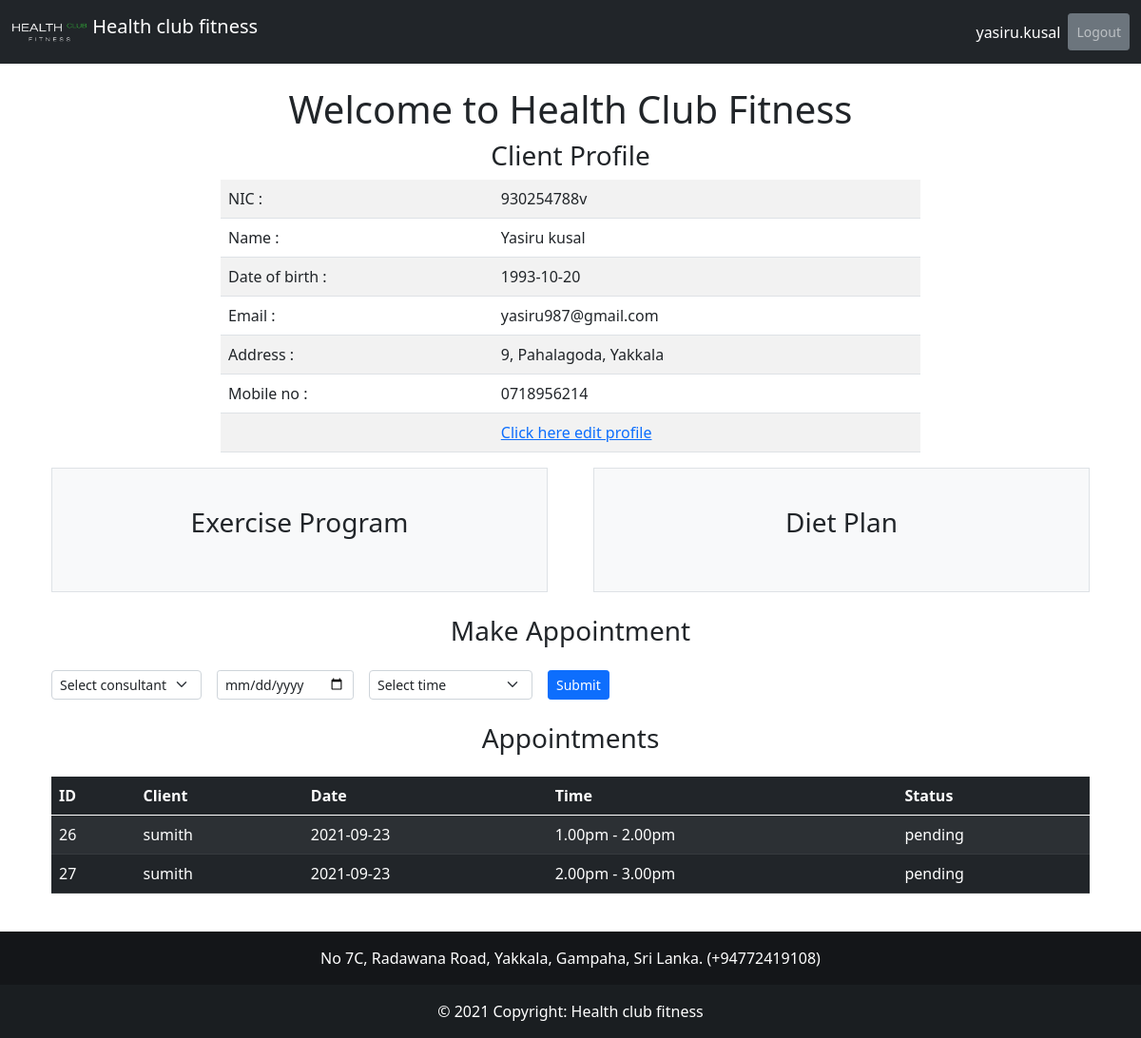
The app's page /client_dashboard.php (signed in) with its own data.
### tables this page shows
CREATE TABLE IF NOT EXISTS `client` (
  `nic` varchar(15) NOT NULL,
  `name` varchar(50) NOT NULL,
  `gender` varchar(20) NOT NULL,
  `dob` varchar(10) NOT NULL,
  `email` varchar(50) NOT NULL,
  `address` varchar(100) NOT NULL,
  `mobile_no` varchar(10) NOT NULL,
  `weight` varchar(3) NOT NULL,
  `height` varchar(3) NOT NULL,
  `injuries` varchar(200) NOT NULL,
  `non_spread_diseases` varchar(200) NOT NULL,
  `attendance` varchar(1) NOT NULL,
  `food_consumption` varchar(200) NOT NULL,
  `client_username` varchar(50) NOT NULL,
  `password` varchar(20) NOT NULL,
  `date_joined` timestamp NOT NULL DEFAULT CURRENT_TIMESTAMP,
  `deletion_indicator` varchar(20) DEFAULT NULL,
  PRIMARY KEY (`nic`)
);

CREATE TABLE IF NOT EXISTS `appointment` (
  `id` int(20) NOT NULL AUTO_INCREMENT,
  `client_username` varchar(20) NOT NULL,
  `consultant_username` varchar(50) NOT NULL,
  `appointment_date` varchar(10) NOT NULL,
  `appointment_time` varchar(20) NOT NULL,
  `status` varchar(10) NOT NULL,
  `date_created` timestamp NOT NULL DEFAULT CURRENT_TIMESTAMP,
  `deletion_indicator` varchar(20) DEFAULT NULL,
  PRIMARY KEY (`id`)
);

### client_dashboard.php (the view, shortened to what this page needs)
<?php
  include "connection/connection2.php";
  $username = $_SESSION['ClientUser'];
  $appointment_list = '';
  $query = "SELECT id,consultant_username,appointment_date,appointment_time,status FROM appointment WHERE deletion_indicator IS NULL AND client_username ='$username' ORDER BY id";
  $appointments = mysqli_query($connection, $query);
      while ($appointment = mysqli_fetch_assoc($appointments)) {
      $appointment_list .= "<tr>";
      $appointment_list .= "<td>{$appointment['id']}</td>";
      $appointment_list .= "<td>{$appointment['consultant_username']}</td>";
      $appointment_list .= "<td>{$appointment['appointment_date']}</td>";
      $appointment_list .= "<td>{$appointment['appointment_time']}</td>";
      $appointment_list .= "<td>{$appointment['status']}</td>";
      $appointment_list .= "</tr>";
    }
 ?>
<!DOCTYPE html>
<html lang="en">
<head>
    <link href="https://cdn.jsdelivr.net/npm/bootstrap@5.0.1/dist/css/bootstrap.min.css" rel="stylesheet">
</head>
<body>
<nav class="navbar navbar-expand-lg navbar-dark bg-dark ">
  <div class="container-fluid">
    <a class="navbar-brand" href="#">
    <img src="image/logo/HealthClubLogo.png" alt="" width="80" height="40" class="d-inline-block align-text-top">
        Health club fitness</a>
    <div class="collapse navbar-collapse" id="navbarNav">
      <ul class="navbar-nav ms-auto mb-2 mb-lg-0">
        <li class="nav-item">
          <a class="nav-link" href=""></a>
        </li>
        <li class="nav-item">
          <a class="nav-link active"><?php echo $_SESSION['ClientUser']; ?></a>
        </li>
        <li class="nav-item">
            <a class="nav-link btn btn-secondary btn-sm" role="button" href = "logout.php">Logout</a>
        </li>
      </ul>
    </div>
  </div>
</nav>
<h1 class="text-center">Welcome to Health Club Fitness</h1>
<div class="container">
    <div class="row">
        <div class="col-lg-8 offset-lg-2">
            <h3 class="text-center">Client Profile</h3>
<table class="table table-striped">
<?php
include "connection/connection.php";
$username = $_SESSION['ClientUser'];
$records = mysqli_query($db,"SELECT nic,name,dob,email,address,mobile_no FROM client WHERE deletion_indicator IS NULL AND client_username='$username' ");
while($data = mysqli_fetch_array($records))
{
?>
    <tr><td>NIC :</td>              <td> <?php echo $data['nic']; ?> </td></tr>
    <tr><td>Name :</td>             <td> <?php echo $data['name']; ?> </td></tr>
    <tr><td>Date of birth :</td>    <td> <?php echo $data['dob']; ?> </td></tr>
    <tr><td>Email :</td>            <td> <?php echo $data['email']; ?> </td></tr>
    <tr><td>Address :</td>          <td> <?php echo $data['address']; ?> </td></tr>
    <tr><td>Mobile no :</td>        <td> <?php echo $data['mobile_no']; ?> </td></tr>
    <tr><td></td>     <td> <a href=client_update.php?nic=<?php echo $data['nic'] ?>>Click here edit profile</a> </td></tr>
<?php
}
?>
</table>
        </div>
    </div>
</div>
<div class="container px-4">
  <div class="row gx-5">
    <div class="col">
     <div class="p-3 border bg-light">
        <h3 class="text-center">Exercise Program</h3>
     </div>
    </div>
    <div class="col">
      <div class="p-3 border bg-light">
            <h3 class="text-center">Diet Plan</h3>
      </div>
    </div>
  </div>
</div>
<h3 class="text-center">Make Appointment</h3>
<div class="container px-4">
<form method="post" action="" enctype="multipart/form-data" class="row gy-2 gx-3 align-items-center">
    <div class="col-auto">
      <select class="form-select form-select-sm" aria-label=".form-select-sm example" name="consultant" id="consultant" required>
        <option value="">Select consultant</option>
      </select>
    </div>
    <div class="col-auto">
     <input class="form-control form-control-sm" placeholder="Date" type="date" id="somedate" name="somedate" required>
    </div>
    <div class="col-auto">
    <select class="form-select form-select-sm" aria-label=".form-select-sm example" id="time" name="time" required>
        <option value="">Select time</option>
    </select>
    </div>
    <div class="col-auto">
      <button class="btn btn-primary btn-sm" type="submit" name="submit" id="submit">Submit</button>
    </div>
  </form>
</div>
<h3 class="text-center">Appointments</h3>
<div class="container-sm table-responsive px-4">
  <table class="table table-dark table-striped">
    <thead>
      <tr>
        <th>ID</th>
        <th>Client</th>
        <th>Date</th>
        <th>Time</th>
        <th>Status</th>
      </tr>
    </thead>
      <tbody>
      <?php echo $appointment_list; ?>
      </tbody>
  </table>
</div>
<footer class="bg-dark text-center text-white">
    <div class="text-center p-3" style="background-color: rgba(0, 0, 0, 0.4);">
        No 7C, Radawana Road, Yakkala, Gampaha, Sri Lanka. (+94772419108)
    </div>
    <div class="text-center p-3" style="background-color: rgba(0, 0, 0, 0.2);">
    © 2021 Copyright: Health club fitness
    </div>
</footer>
</body>
</html>

### records on screen
client: nic "930254788v", name "Yasiru kusal", dob "1993-10-20", email "yasiru987@gmail.com", address "9, Pahalagoda, Yakkala", mobile_no "0718956214"
appointment: id "26", consultant_username "sumith", appointment_date "2021-09-23", appointment_time "1.00pm - 2.00pm", status "pending"
appointment: id "27", consultant_username "sumith", appointment_date "2021-09-23", appointment_time "2.00pm - 3.00pm", status "pending"

### other values on screen
$_SESSION['ClientUser'] "yasiru.kusal"
